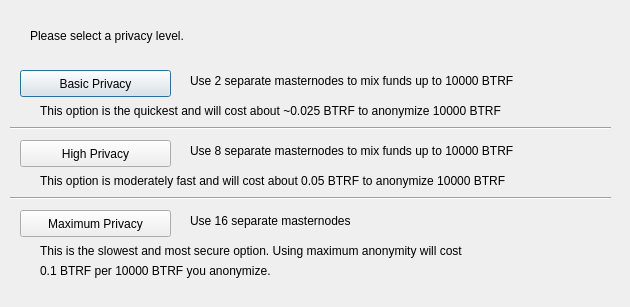
<?xml version="1.0" encoding="UTF-8"?>
<ui version="4.0">
 <class>DarksendConfig</class>
 <widget class="QDialog" name="DarksendConfig">
  <property name="geometry">
   <rect>
    <x>0</x>
    <y>0</y>
    <width>630</width>
    <height>307</height>
   </rect>
  </property>
  <property name="windowTitle">
   <string>Configure Darksend</string>
  </property>
  <widget class="QPushButton" name="buttonBasic">
   <property name="geometry">
    <rect>
     <x>20</x>
     <y>70</y>
     <width>151</width>
     <height>27</height>
    </rect>
   </property>
   <property name="text">
    <string>Basic Privacy</string>
   </property>
  </widget>
  <widget class="QPushButton" name="buttonHigh">
   <property name="geometry">
    <rect>
     <x>20</x>
     <y>140</y>
     <width>151</width>
     <height>27</height>
    </rect>
   </property>
   <property name="text">
    <string>High Privacy</string>
   </property>
  </widget>
  <widget class="QPushButton" name="buttonMax">
   <property name="geometry">
    <rect>
     <x>20</x>
     <y>210</y>
     <width>151</width>
     <height>27</height>
    </rect>
   </property>
   <property name="text">
    <string>Maximum Privacy</string>
   </property>
  </widget>
  <widget class="QLabel" name="label">
   <property name="geometry">
    <rect>
     <x>30</x>
     <y>20</y>
     <width>571</width>
     <height>31</height>
    </rect>
   </property>
   <property name="text">
    <string>Please select a privacy level.</string>
   </property>
  </widget>
  <widget class="QLabel" name="label_2">
   <property name="geometry">
    <rect>
     <x>190</x>
     <y>70</y>
     <width>421</width>
     <height>21</height>
    </rect>
   </property>
   <property name="text">
    <string>Use 2 separate masternodes to mix funds up to 10000 BTRF</string>
   </property>
  </widget>
  <widget class="QLabel" name="label_3">
   <property name="geometry">
    <rect>
     <x>190</x>
     <y>140</y>
     <width>411</width>
     <height>21</height>
    </rect>
   </property>
   <property name="text">
    <string>Use 8 separate masternodes to mix funds up to 10000 BTRF</string>
   </property>
  </widget>
  <widget class="QLabel" name="label_4">
   <property name="geometry">
    <rect>
     <x>190</x>
     <y>210</y>
     <width>421</width>
     <height>21</height>
    </rect>
   </property>
   <property name="text">
    <string>Use 16 separate masternodes</string>
   </property>
  </widget>
  <widget class="QLabel" name="label_6">
   <property name="geometry">
    <rect>
     <x>40</x>
     <y>100</y>
     <width>561</width>
     <height>21</height>
    </rect>
   </property>
   <property name="text">
    <string>This option is the quickest and will cost about ~0.025 BTRF to anonymize 10000 BTRF</string>
   </property>
  </widget>
  <widget class="QLabel" name="label_7">
   <property name="geometry">
    <rect>
     <x>40</x>
     <y>170</y>
     <width>561</width>
     <height>21</height>
    </rect>
   </property>
   <property name="text">
    <string>This option is moderately fast and will cost about 0.05 BTRF to anonymize 10000 BTRF</string>
   </property>
  </widget>
  <widget class="QLabel" name="label_8">
   <property name="geometry">
    <rect>
     <x>40</x>
     <y>240</y>
     <width>561</width>
     <height>21</height>
    </rect>
   </property>
   <property name="text">
    <string>This is the slowest and most secure option. Using maximum anonymity will cost</string>
   </property>
  </widget>
  <widget class="QLabel" name="label_9">
   <property name="geometry">
    <rect>
     <x>40</x>
     <y>260</y>
     <width>561</width>
     <height>21</height>
    </rect>
   </property>
   <property name="text">
    <string>0.1 BTRF per 10000 BTRF you anonymize.</string>
   </property>
  </widget>
  <widget class="Line" name="line">
   <property name="geometry">
    <rect>
     <x>10</x>
     <y>120</y>
     <width>601</width>
     <height>16</height>
    </rect>
   </property>
   <property name="orientation">
    <enum>Qt::Horizontal</enum>
   </property>
  </widget>
  <widget class="Line" name="line_2">
   <property name="geometry">
    <rect>
     <x>10</x>
     <y>190</y>
     <width>601</width>
     <height>16</height>
    </rect>
   </property>
   <property name="orientation">
    <enum>Qt::Horizontal</enum>
   </property>
  </widget>
 </widget>
 <resources/>
 <connections/>
</ui>
